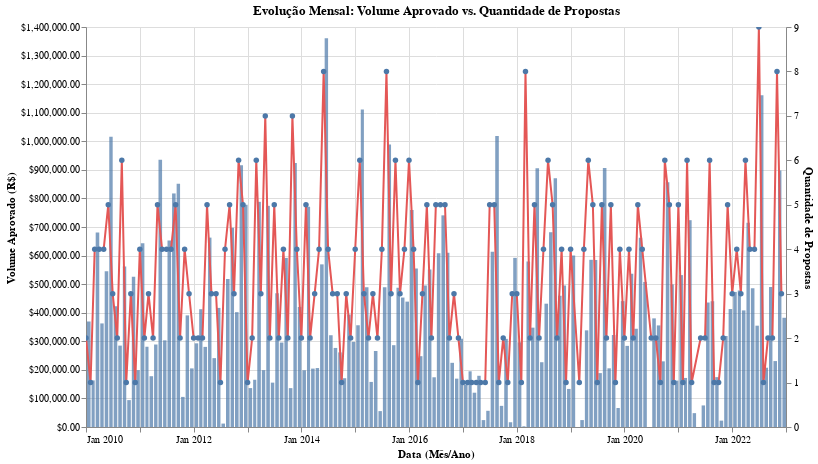

Here is the notebook cell this chart was saved with:
### Code cell
# 1. Executa a Query OLAP e traz para o Pandas
# (Assumindo que sua conexão 'con' ou 'con_dw' está aberta)
query_trend = """
SELECT 
    d_dt.ano,
    d_dt.mes,
    -- Criamos uma coluna de data real para facilitar o eixo X do gráfico
    make_date(d_dt.ano, d_dt.mes, 1) as data_referencia,
    COUNT(f_p.cod_proposta) AS qtd_propostas,
    SUM(f_p.valor_proposta) AS total_solicitado,
    SUM(f_p.valor_financiamento) AS total_aprovado
FROM f_proposta f_p
JOIN d_data d_dt ON f_p.data_id = d_dt.data_id
WHERE f_p.status = 'Aprovada'
GROUP BY d_dt.ano, d_dt.mes
ORDER BY d_dt.ano, d_dt.mes;
"""

df_trend = con.sql(query_trend).df()

# 2. Construção do Gráfico com Altair

# Base comum para os dois gráficos
base = alt.Chart(df_trend).encode(
    x=alt.X('yearmonth(data_referencia):T', title='Data (Mês/Ano)')
)

# Camada 1: Barras (Volume Financeiro Aprovado)
barras = base.mark_bar(opacity=0.7, color='#4c78a8').encode(
    y=alt.Y('total_aprovado:Q', title='Volume Aprovado (R$)', axis=alt.Axis(format='$,.2f')),
    tooltip=[
        alt.Tooltip('data_referencia', title='Data', format='%m/%Y'),
        alt.Tooltip('total_aprovado', title='Total Aprovado', format='$,.2f'),
        alt.Tooltip('qtd_propostas', title='Qtd Propostas')
    ]
)

# Camada 2: Linha (Quantidade de Propostas)
# Usamos 'resolve_scale' depois para criar o eixo duplo se necessário, 
# mas aqui vou colocar como uma linha vermelha de destaque.
linha = base.mark_line(point=True, color='#e45756').encode(
    y=alt.Y('qtd_propostas:Q', title='Quantidade de Propostas'),
    tooltip=[
        alt.Tooltip('data_referencia', title='Data', format='%m/%Y'),
        alt.Tooltip('qtd_propostas', title='Qtd. Propostas')
    ]
)

# 3. Combinação (Layering) com eixos independentes
grafico_final = alt.layer(barras, linha).resolve_scale(
    y='independent' # Cria dois eixos Y (um na esquerda, um na direita)
).properties(
    title='Evolução Mensal: Volume Aprovado vs. Quantidade de Propostas',
    width=700,
    height=400
).interactive()

# 4. Exibir ou Salvar
#rafico_final.save('evolucao_propostas.json')
grafico_final.display() # Se estiver no Jupyter

### Figure 1 — Vega-Lite specification as saved in the notebook (floating-point values rounded to 4 significant figures; data arrays with more than 128 entries replaced by an {"elided": "..."} marker saying what was removed)
{"config": {"view": {"continuousWidth": 300, "continuousHeight": 300}}, "layer": [{"mark": {"type": "bar", "color": "#4c78a8", "opacity": 0.7}, "encoding": {"tooltip": [{"field": "data_referencia", "format": "%m/%Y", "title": "Data", "type": "temporal"}, {"field": "total_aprovado", "format": "$,.2f", "title": "Total Aprovado", "type": "quantitative"}, {"field": "qtd_propostas", "title": "Qtd Propostas", "type": "quantitative"}], "x": {"field": "data_referencia", "timeUnit": "yearmonth", "title": "Data (Mês/Ano)", "type": "temporal"}, "y": {"axis": {"format": "$,.2f"}, "field": "total_aprovado", "title": "Volume Aprovado (R$)", "type": "quantitative"}}, "name": "view_2"}, {"mark": {"type": "line", "color": "#e45756", "point": true}, "encoding": {"tooltip": [{"field": "data_referencia", "format": "%m/%Y", "title": "Data", "type": "temporal"}, {"field": "qtd_propostas", "title": "Qtd. Propostas", "type": "quantitative"}], "x": {"field": "data_referencia", "timeUnit": "yearmonth", "title": "Data (Mês/Ano)", "type": "temporal"}, "y": {"field": "qtd_propostas", "title": "Quantidade de Propostas", "type": "quantitative"}}}], "data": {"name": "data-71c5cf5c609c357adc8ff047545e00f0"}, "height": 400, "params": [{"name": "param_2", "select": {"type": "interval", "encodings": ["x", "y"]}, "bind": "scales", "views": ["view_2"]}], "resolve": {"scale": {"y": "independent"}}, "title": "Evolução Mensal: Volume Aprovado vs. Quantidade de Propostas", "width": 700, "$schema": "https://vega.github.io/schema/vega-lite/v5.20.1.json", "datasets": {"data-71c5cf5c609c357adc8ff047545e00f0": {"elided": "153 records"}}}
